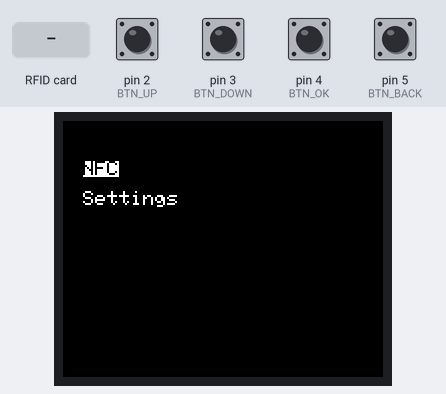
Simulated run of this sketch. Board: Arduino Uno, built for the host (arithmetic inside an expression is 32-bit, double 64-bit). Parts: 160×128 colour display. The inputs (shaded band) are chosen by the test bench; at power-on: pin 2 (BTN_UP), pin 3 (BTN_DOWN), pin 4 (BTN_OK), pin 5 (BTN_BACK) HIGH. What the sketch prints to the serial monitor is not drawn.

Above: at 2.4 s.
2.5 s: pin 4 (BTN_OK) pulled LOW for 1 s
At 3.6 s:
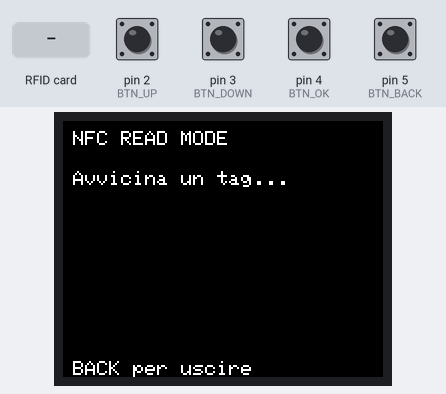
5.0 s: RFID card 5E 7A 19 C4 held to the reader
At 5.8 s:
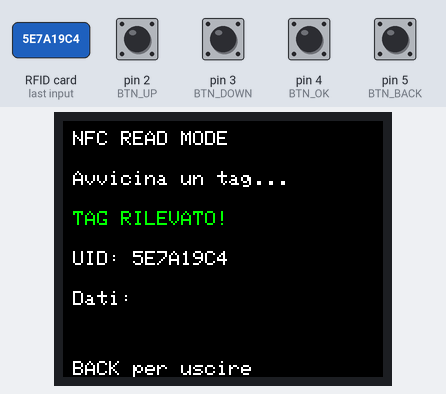
6.5 s: pin 5 (BTN_BACK) pulled LOW for 1 s
At 7.4 s:
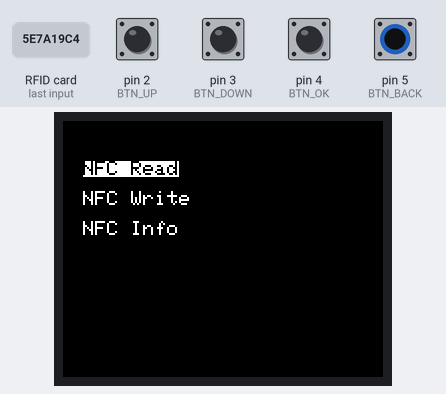
9.0 s: pin 2 (BTN_UP) pulled LOW for 1 s
At 9.1 s:
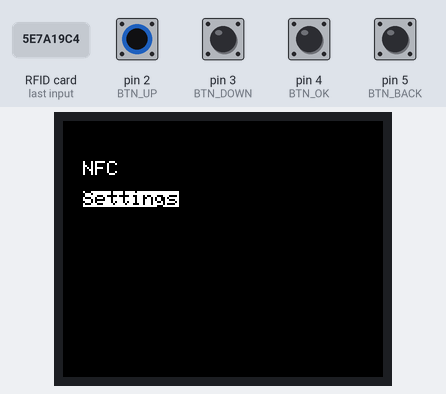
11.5 s: pin 2 (BTN_UP) pulled LOW for 0.15 s
13.1 s: pin 4 (BTN_OK) pulled LOW for 0.15 s
At 14.3 s:
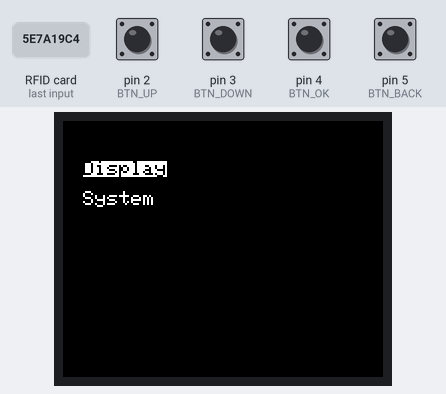
Timing chart, 0 to 15.7 s (numbered marks = the images above; inputs shaded):
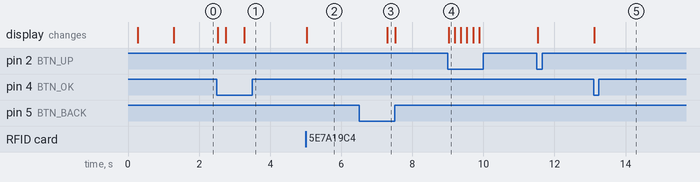

Measured:
- after the input at 2.5 s, the display: first changes at once (image 1 shows a later state)
- after the input at 5.0 s, the display: changes at once (image 2)
- after the input at 6.5 s, the display: changes after 0.80 s (image 3)
- after the input at 9.0 s, the display: changes at once (image 4)
- after the input at 13.1 s, the display: changes at once (image 5)

The sketch:

menu-nfcv1.ino
```cpp
#include <Adafruit_GFX.h>
#include <Adafruit_ST7735.h>
#include <SPI.h>
#include <Adafruit_PN532.h>

// ---------------- DISPLAY TFT ----------------
#define TFT_CS   8
#define TFT_DC   9
#define TFT_RST  10

Adafruit_ST7735 tft = Adafruit_ST7735(TFT_CS, TFT_DC, TFT_RST);

// ---------------- BUTTONS ----------------
#define BTN_UP    2
#define BTN_DOWN  3
#define BTN_OK    4
#define BTN_BACK  5

// ---------------- PN532 NFC (SPI) ----------------
// Condivide SCK e MOSI con il display
// Pin separati per MISO, SS e IRQ
#define PN532_SS    6
#define PN532_IRQ   7

Adafruit_PN532 nfc(PN532_SS);

// Buffer per dati NFC
uint8_t nfcUid[7];
uint8_t uidLength;
bool nfcInitialized = false;

// ---------------- MENU STRUCT ----------------
struct Item {
  const char* name;
  int id;
  int parent;
};

Item menu[] = {
  {"NFC",        0, -1},
  {"Settings",   1, -1},
  // NFC
  {"NFC Read",     2, 0},
  {"NFC Write",    3, 0},
  {"NFC Info",     4, 0},
  // Settings
  {"Display",      5, 1},
  {"System",       6, 1},
};

int menuSize = sizeof(menu) / sizeof(menu[0]);

// ---------------- NAV ----------------
int parentStack[10];
int selectedStack[10];
int level = 0;
int currentParent = -1;
int selected = 0;

int visibleItems[20];
int visibleCount = 0;

// ---------------- NFC STATE ----------------
bool nfcModeActive = false;
int nfcMode = 0; // 0=Read, 1=Write, 2=Info
String dataToWrite = "Ciao NFC!";

// ---------------- DRAW MENU ----------------
void drawMenu() {
  tft.fillScreen(ST77XX_BLACK);
  tft.setTextSize(1);

  visibleCount = 0;
  int y = 20;

  for (int i = 0; i < menuSize; i++) {
    if (menu[i].parent == currentParent) {
      visibleItems[visibleCount] = i;
      visibleCount++;

      if (visibleCount - 1 == selected) {
        tft.setTextColor(ST77XX_BLACK, ST77XX_WHITE);
      } else {
        tft.setTextColor(ST77XX_WHITE);
      }

      tft.setCursor(10, y);
      tft.print(menu[i].name);
      y += 15;
    }
  }
}

// ---------------- FIND NEXT ----------------
int findNext(int start, int dir) {
  int i = start;
  while (true) {
    i += dir;
    if (i < 0) i = visibleCount - 1;
    if (i >= visibleCount) i = 0;
    return i;
  }
}

// ---------------- EXECUTE ACTION ----------------
void executeAction(int id) {
  tft.fillScreen(ST77XX_BLACK);
  tft.setTextColor(ST77XX_WHITE);
  tft.setCursor(10, 30);
  tft.print("Avvio: ");
  tft.println(menu[id].name);
  delay(500);

  switch(id) {
    case 2: // NFC Read
      nfcModeActive = true;
      nfcMode = 0;
      nfcReadTag();
      break;
    case 3: // NFC Write
      nfcModeActive = true;
      nfcMode = 1;
      nfcWriteTag();
      break;
    case 4: // NFC Info
      nfcModeActive = true;
      nfcMode = 2;
      nfcShowInfo();
      break;
    case 5: // Display
    case 6: // System
      tft.fillScreen(ST77XX_BLACK);
      tft.setCursor(10, 50);
      tft.println("Funzione in");
      tft.println("sviluppo...");
      delay(1500);
      break;
    default:
      break;
  }

  if (!nfcModeActive) {
    drawMenu();
  }
}

// ---------------- NFC FUNCTIONS ----------------
void nfcReadTag() {
  tft.fillScreen(ST77XX_BLACK);
  tft.setTextColor(ST77XX_WHITE);
  tft.setCursor(5, 5);
  tft.println("NFC READ MODE");
  tft.setCursor(5, 25);
  tft.println("Avvicina un tag...");
  tft.setCursor(5, 120);
  tft.println("BACK per uscire");

  while (nfcModeActive) {
    // Controlla pulsante BACK per uscire
    if (digitalRead(BTN_BACK) == LOW) {
      nfcModeActive = false;
      delay(200);
      break;
    }

    // Cerca tag NFC
    bool success = nfc.readPassiveTargetID(PN532_MIFARE_ISO14443A, nfcUid, &uidLength, 100);

    if (success) {
      tft.fillRect(0, 40, 160, 80, ST77XX_BLACK);
      tft.setCursor(5, 45);
      tft.setTextColor(ST77XX_GREEN);
      tft.println("TAG RILEVATO!");
      tft.setTextColor(ST77XX_WHITE);

      // Mostra UID
      tft.setCursor(5, 65);
      tft.print("UID: ");
      for (uint8_t i = 0; i < uidLength; i++) {
        if (nfcUid[i] < 0x10) tft.print("0");
        tft.print(nfcUid[i], HEX);
      }

      // Leggi pagine dati
      uint8_t data[16];
      tft.setCursor(5, 85);
      tft.print("Dati: ");

      for (int page = 4; page < 8; page++) {
        if (nfc.ntag2xx_ReadPage(page, data)) {
          for (int i = 0; i < 4; i++) {
            if (data[i] >= 32 && data[i] <= 126) {
              tft.print((char)data[i]);
            }
          }
        }
      }

      Serial.print("NFC Read - UID: ");
      for (uint8_t i = 0; i < uidLength; i++) {
        Serial.print(nfcUid[i], HEX);
        Serial.print(" ");
      }
      Serial.println();

      delay(2000);
    }

    delay(50);
  }
}

void nfcWriteTag() {
  tft.fillScreen(ST77XX_BLACK);
  tft.setTextColor(ST77XX_WHITE);
  tft.setCursor(5, 5);
  tft.println("NFC WRITE MODE");
  tft.setCursor(5, 25);
  tft.println("Avvicina un tag...");
  tft.setCursor(5, 120);
  tft.println("BACK per uscire");

  while (nfcModeActive) {
    if (digitalRead(BTN_BACK) == LOW) {
      nfcModeActive = false;
      delay(200);
      break;
    }

    bool success = nfc.readPassiveTargetID(PN532_MIFARE_ISO14443A, nfcUid, &uidLength, 100);

    if (success) {
      // Prepara dati da scrivere
      uint8_t writeData[16] = {0};
      int dataLen = dataToWrite.length();
      for (int i = 0; i < dataLen && i < 16; i++) {
        writeData[i] = dataToWrite[i];
      }

      bool writeSuccess = nfc.ntag2xx_WritePage(4, writeData);

      tft.fillRect(0, 40, 160, 80, ST77XX_BLACK);
      tft.setCursor(5, 45);
      if (writeSuccess) {
        tft.setTextColor(ST77XX_GREEN);
        tft.println("SCRITTURA OK!");
        tft.setTextColor(ST77XX_WHITE);
        tft.setCursor(5, 65);
        tft.print("Dati: ");
        tft.println(dataToWrite);
      } else {
        tft.setTextColor(ST77XX_RED);
        tft.println("ERRORE!");
        tft.setTextColor(ST77XX_WHITE);
      }

      delay(2000);
    }

    delay(50);
  }
}

void nfcShowInfo() {
  tft.fillScreen(ST77XX_BLACK);
  tft.setTextColor(ST77XX_WHITE);
  tft.setCursor(5, 5);
  tft.println("NFC INFO");
  tft.setCursor(5, 25);
  tft.println("Avvicina un tag...");
  tft.setCursor(5, 120);
  tft.println("BACK per uscire");

  while (nfcModeActive) {
    if (digitalRead(BTN_BACK) == LOW) {
      nfcModeActive = false;
      delay(200);
      break;
    }

    bool success = nfc.readPassiveTargetID(PN532_MIFARE_ISO14443A, nfcUid, &uidLength, 100);

    if (success) {
      tft.fillRect(0, 40, 160, 80, ST77XX_BLACK);
      tft.setCursor(5, 45);
      tft.setTextColor(ST77XX_GREEN);
      tft.println("TAG INFO:");
      tft.setTextColor(ST77XX_WHITE);

      // Tipo tag
      tft.setCursor(5, 65);
      tft.print("Tipo: ");
      if (uidLength == 4) tft.print("Classic/UL");
      else if (uidLength == 7) tft.print("NTAG21x");

      // UID completo
      tft.setCursor(5, 80);
      tft.print("UID: ");
      for (uint8_t i = 0; i < uidLength; i++) {
        if (nfcUid[i] < 0x10) tft.print("0");
        tft.print(nfcUid[i], HEX);
      }

      // Lunghezza
      tft.setCursor(5, 95);
      tft.print("Lunghezza: ");
      tft.print(uidLength);
      tft.println(" bytes");

      delay(2000);
    }

    delay(50);
  }
}

// ---------------- SETUP ----------------
void setup() {
  Serial.begin(115200);
  delay(100);

  // Inizializza pulsanti
  pinMode(BTN_UP, INPUT_PULLUP);
  pinMode(BTN_DOWN, INPUT_PULLUP);
  pinMode(BTN_OK, INPUT_PULLUP);
  pinMode(BTN_BACK, INPUT_PULLUP);

  // Inizializza SPI con pin specifici
  // SCK = 36, MISO = 37, MOSI = 35
  SPI.begin(36, 37, 35);

  // Inizializza display TFT
  tft.initR(INITR_BLACKTAB);
  tft.setRotation(1);
  tft.fillScreen(ST77XX_BLACK);

  Serial.println("Display TFT inizializzato");

  // Inizializza PN532 NFC (usa lo stesso SPI del display)
  nfc.begin();
  uint32_t versiondata = nfc.getFirmwareVersion();

  if (versiondata) {
    nfcInitialized = true;
    nfc.SAMConfig();
    Serial.print("PN532 NFC trovato! Versione: ");
    Serial.print((versiondata >> 16) & 0xFF, HEX);
    Serial.print(".");
    Serial.println((versiondata >> 8) & 0xFF, HEX);

    tft.setCursor(10, 50);
    tft.setTextColor(ST77XX_GREEN);
    tft.println("NFC: OK");
  } else {
    Serial.println("PN532 NFC non trovato!");
    tft.setCursor(10, 50);
    tft.setTextColor(ST77XX_RED);
    tft.println("NFC: Non trovato");
  }

  delay(1000);
  drawMenu();
}

// ---------------- LOOP ----------------
void loop() {
  if (nfcModeActive) {
    delay(50);
    return;
  }

  // UP
  if (digitalRead(BTN_UP) == LOW) {
    selected = findNext(selected, -1);
    drawMenu();
    delay(150);
  }

  // DOWN
  if (digitalRead(BTN_DOWN) == LOW) {
    selected = findNext(selected, +1);
    drawMenu();
    delay(150);
  }

  // OK → entra nel submenu o esegui azione
  if (digitalRead(BTN_OK) == LOW) {
    int index = visibleItems[selected];

    // Controlla se è un'azione (ID >= 2) o un submenu
    if (menu[index].id >= 2) {
      // Esegui azione
      executeAction(menu[index].id);
    } else {
      // Entra nel submenu
      parentStack[level] = currentParent;
      selectedStack[level] = selected;
      level++;

      currentParent = index;
      selected = 0;

      drawMenu();
    }
    delay(200);
  }

  // BACK → torna di 1 livello
  if (digitalRead(BTN_BACK) == LOW) {
    if (level > 0) {
      level--;
      currentParent = parentStack[level];
      selected = selectedStack[level];
    } else {
      currentParent = -1;
      selected = 0;
    }

    drawMenu();
    delay(200);
  }
}
```
